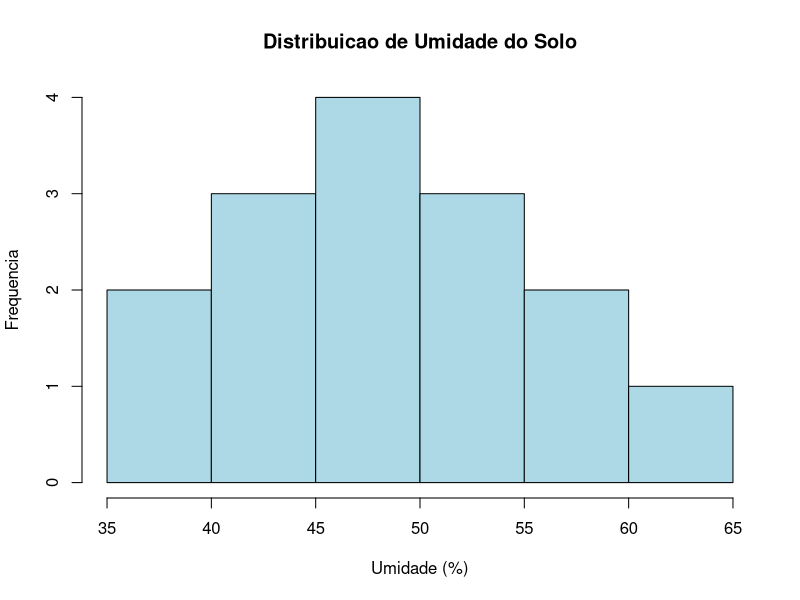
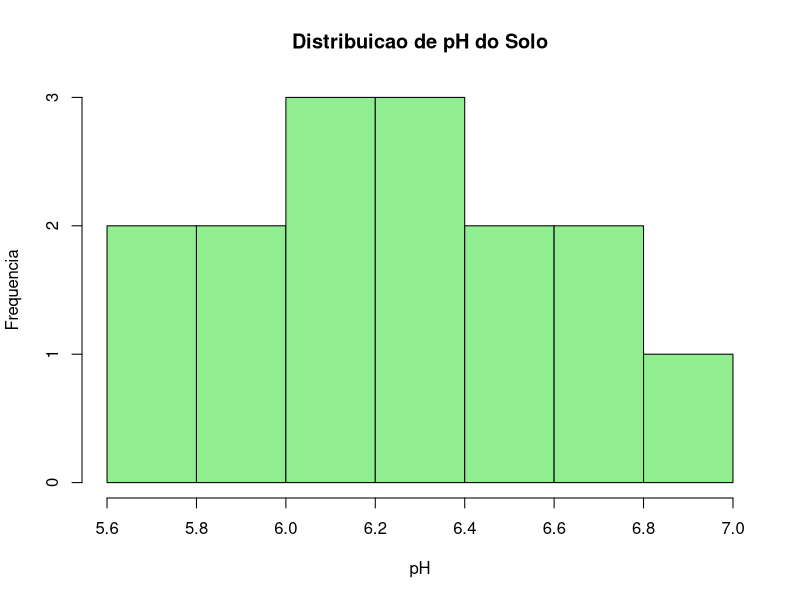

These figures' R source, in order:
umidade_solo <- c(45, 52, 38, 61, 55, 48, 42, 59, 50, 44, 47, 53, 40, 58, 49)
ph_solo <- c(6.2, 6.5, 5.8, 6.8, 6.3, 6.1, 5.9, 6.7, 6.4, 6.0, 6.2, 6.6, 5.7, 6.9, 6.3)

print("=== Analise de Umidade do Solo ===")
media_umidade <- mean(umidade_solo)
desvio_umidade <- sd(umidade_solo)

print(paste("Media de umidade:", round(media_umidade, 2), "%"))
print(paste("Desvio padrao:", round(desvio_umidade, 2), "%"))

if(media_umidade < 60) {
  print("Decisao: LIGAR bomba de irrigacao")
} else {
  print("Decisao: DESLIGAR bomba de irrigacao")
}

print("")
print("=== Analise de pH do Solo ===")
media_ph <- mean(ph_solo)
desvio_ph <- sd(ph_solo)

print(paste("Media de pH:", round(media_ph, 2)))
print(paste("Desvio padrao:", round(desvio_ph, 2)))

if(media_ph >= 5.5 & media_ph <= 7.0) {
  print("pH adequado para cultura de cafe")
} else {
  print("pH fora do ideal")
}

print("")
print("=== Graficos ===")

hist(umidade_solo, main="Distribuicao de Umidade do Solo", xlab="Umidade (%)", ylab="Frequencia", col="lightblue")

hist(ph_solo, main="Distribuicao de pH do Solo", xlab="pH", ylab="Frequencia", col="lightgreen")
